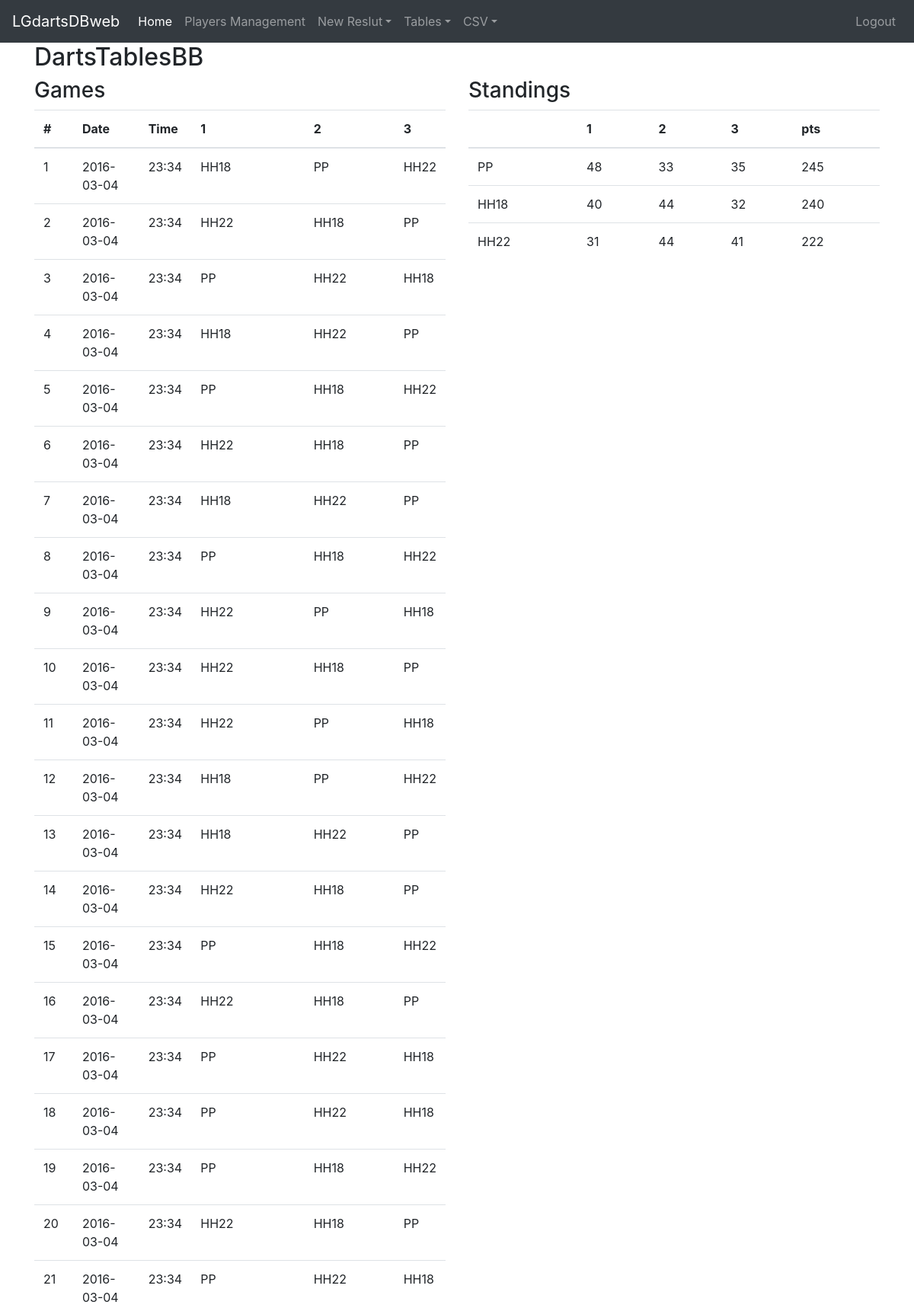
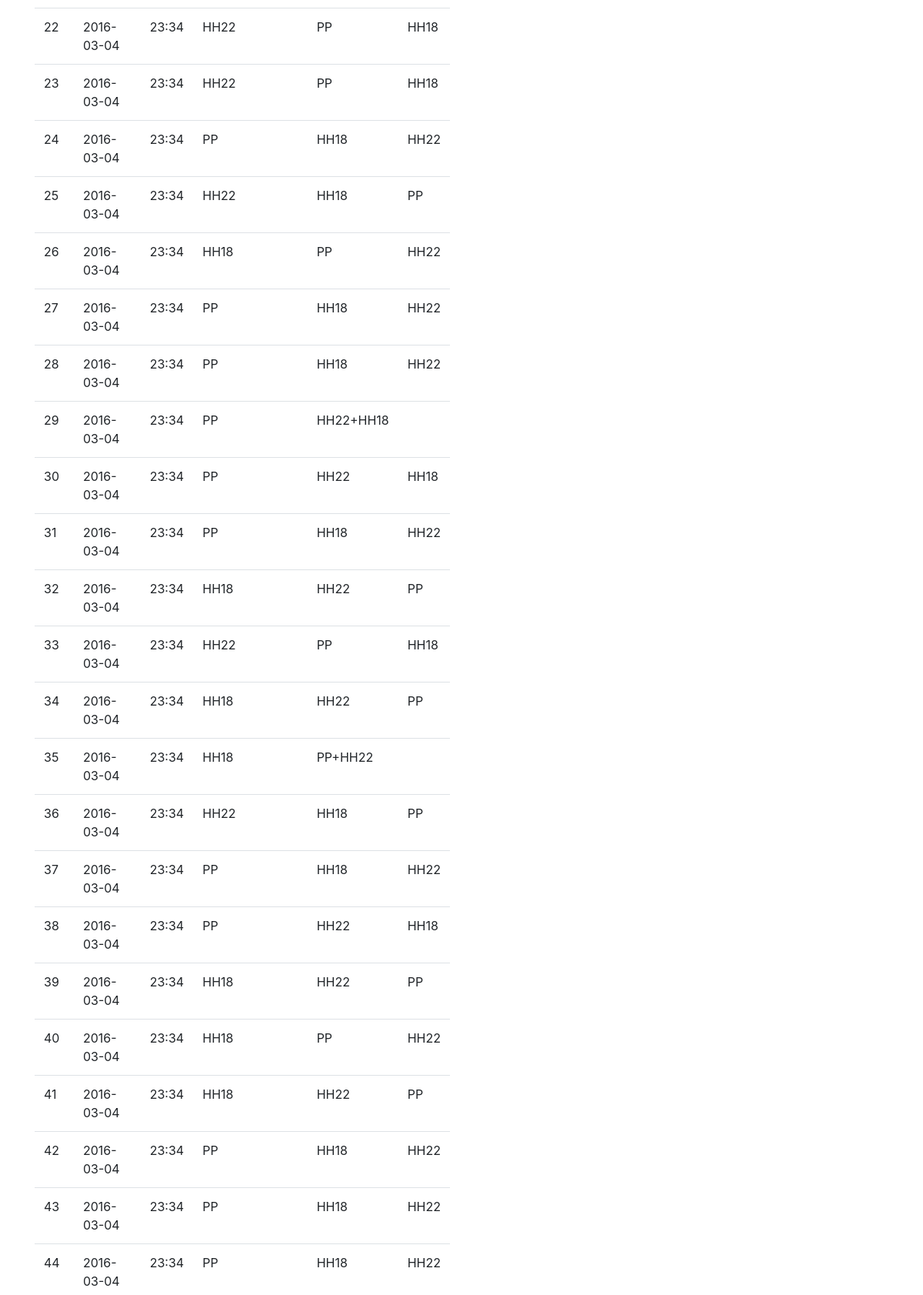
Screenshot of /table/BB/ (signed in, upper part) with the database file from the repository (2 pictures, top to bottom).
### PlayersManagement/models.py (models this page shows, shortened)
class Player(models.Model):
    name        = models.CharField(max_length=10, unique=True)
    description = models.TextField(blank=True)
    picture     = models.ImageField( upload_to = upload_location,
                              null=True,
                              blank=True)
    timestamp   = models.DateTimeField(auto_now_add=True, auto_now=False)
    updated     = models.DateTimeField(auto_now_add=False, auto_now=True)
    active      = models.BooleanField(default=True)
    def __str__(self):
        return self.name

### scoretable/views.py (the view)
# urls.py: path('<category>/', views.webtables, name = "webtables"),
def webtables(request, category=None):
    if request.method == 'GET':
        if category in ['501', 'BB']:
            rtable, stable, headerrank, headersummary, maxplist = WriteTables(category)
            stable_title = 'Standings'
        elif category == 'BBScores':
            rtable, stable, headerrank, headersummary, maxplist = WriteScoreTables()
            stable_title = 'Average scores'
        else:
            messages.warning(request, "Nothing to do")
            return HttpResponseRedirect('/')
        context = {'title':'DartsTables{}'.format(category),
                   'maxplist': maxplist,
                   'headerrank':headerrank,
                   'headersummary':headersummary,
                   'maintable':rtable,
                   'summarytable':stable,
                   'stable_title': stable_title}
        return render(request, 'scoretable/table.html', context)
    else:
        messages.warning(request, "Nothing to do")
        return HttpResponseRedirect('/')

### scoretable/maketables.py (called while the page is built)
def _summary_table(r, t, m):
    result = []
    for k in r:
        result.append([k]+ [r[k].count(i) for i in range(1,1+m)] + [t[k]])
    result.sort(key=lambda x: x[m+1], reverse=True)
    return result

def _ranking(d, m):
    return ['+'.join(p for p in d if d[p] == k) for k in range(1, m + 1)]

### scoretable/templates/scoretable/table.html (shortened to what this page needs)
{% extends 'base.html' %}
{% block content %}
    <h2>{{ title }}</h2>
    <div class="row">
    <div class="col">
    <h3>Games</h3>
        <table class="table">
          <thead>
            <tr>
                {% for s in headerrank %}
                    <th scope="col">{{ s }}</th>
                {% endfor %}
            </tr>
          </thead>
            <tbody>
            {% for r in maintable %}
                <tr>
                    {% for s in r %}
                        <td>{{ s }}</td>
                    {% endfor %}
                </tr>
            {% endfor %}
            </tbody>
        </table>
    </div>
    <div class="col">
    <h3>{{ stable_title }}</h3>
        <table class="table">
          <thead>
            <tr>
                {% for s in headersummary %}
                    <th scope="col">{{ s }}</th>
                {% endfor %}
            </tr>
          </thead>
            <tbody>
            {% for r in summarytable %}
                <tr>
                    {% for s in r %}
                        <td>{{ s }}</td>
                    {% endfor %}
                </tr>
            {% endfor %}
            </tbody>
        </table>
    </div>
    </div>
{% endblock %}

### rows the page displays
Player: r "HH18" "HH18" "HH18" "HH18" "HH18" "HH18" "HH18" "HH18" "HH18" "HH18" "HH18" "HH18" "HH18" "HH18" "HH18" "HH18" "HH18" "HH18" "HH18" "HH18" "HH18" "HH18" "HH18" "HH18" "HH18" "HH18" "HH18" "HH18" "HH18" "HH18" "HH18" "HH18" "HH18" "HH18" "HH18" "HH18" "HH18" "HH18" "HH18" "HH18" "HH18" "HH18" "HH18", r "HH18"
Player: r "PP" "PP" "PP" "PP" "PP" "PP" "PP" "PP" "PP" "PP" "PP" "PP" "PP" "PP" "PP" "PP" "PP" "PP" "PP" "PP" "PP" "PP" "PP" "PP" "PP" "PP" "PP" "PP" "PP" "PP" "PP" "PP" "PP" "PP" "PP" "PP" "PP" "PP" "PP" "PP" "PP" "PP" "PP", r "PP"
Player: r "HH22" "HH22" "HH22" "HH22" "HH22" "HH22" "HH22" "HH22" "HH22" "HH22" "HH22" "HH22" "HH22" "HH22" "HH22" "HH22" "HH22" "HH22" "HH22" "HH22" "HH22" "HH22" "HH22" "HH22" "HH22" "HH22" "HH22" "HH22" "HH22" "HH22" "HH22" "HH22" "HH22" "HH22" "HH22" "HH22" "HH22" "HH22" "HH22" "HH22" "HH22" "HH22", r "HH22"

### other values shown
{{ title }} "DartsTablesBB"
{{ s }} "#" "Date" "Time" "1" "2" "3"
{{ s }} "1" "2016-03-04" "23:34" "2" "2016-03-04" "23:34" "3" "2016-03-04" "23:34" "4" "2016-03-04" "23:34" "5" "2016-03-04" "23:34" "6" "2016-03-04" "23:34" "7" "2016-03-04" "23:34" "8" "2016-03-04" "23:34" "9" "2016-03-04" "23:34" "10" "2016-03-04" "23:34" "11" "2016-03-04" "23:34" "12" "2016-03-04" "23:34" "13" "2016-03-04" "23:34" "14" "2016-03-04" "23:34" "15" "2016-03-04" "23:34" "16" "2016-03-04" "23:34" "17" "2016-03-04" "23:34" "18" "2016-03-04" "23:34" "19" "2016-03-04" "23:34" "20" "2016-03-04" "23:34" "21" "2016-03-04" "23:34" "22" "2016-03-04" "23:34" "23" "2016-03-04" "23:34" "24" "2016-03-04" "23:34" "25" "2016-03-04" "23:34" "26" "2016-03-04" "23:34" "27" "2016-03-04" "23:34" "28" "2016-03-04" "23:34" "29" "2016-03-04" "23:34" "HH22+HH18" "30" "2016-03-04" "23:34" "31" "2016-03-04" "23:34" "32" "2016-03-04" "23:34" "33" "2016-03-04" "23:34" "34" "2016-03-04" "23:34" "35" "2016-03-04" "23:34" "PP+HH22" "36" "2016-03-04" "23:34" "37" "2016-03-04" "23:34" "38" "2016-03-04" "23:34" "39" "2016-03-04" "23:34" "40" "2016-03-04" "23:34" "41" "2016-03-04" "23:34" "42" "2016-03-04" "23:34" "43" "2016-03-04" "23:34" "44" "2016-03-04" "23:34"
{{ stable_title }} "Standings"
{{ s }} "1" "2" "3" "pts"
{{ s }} "48" "33" "35" "245" "40" "44" "32" "240" "31" "44" "41" "222"
